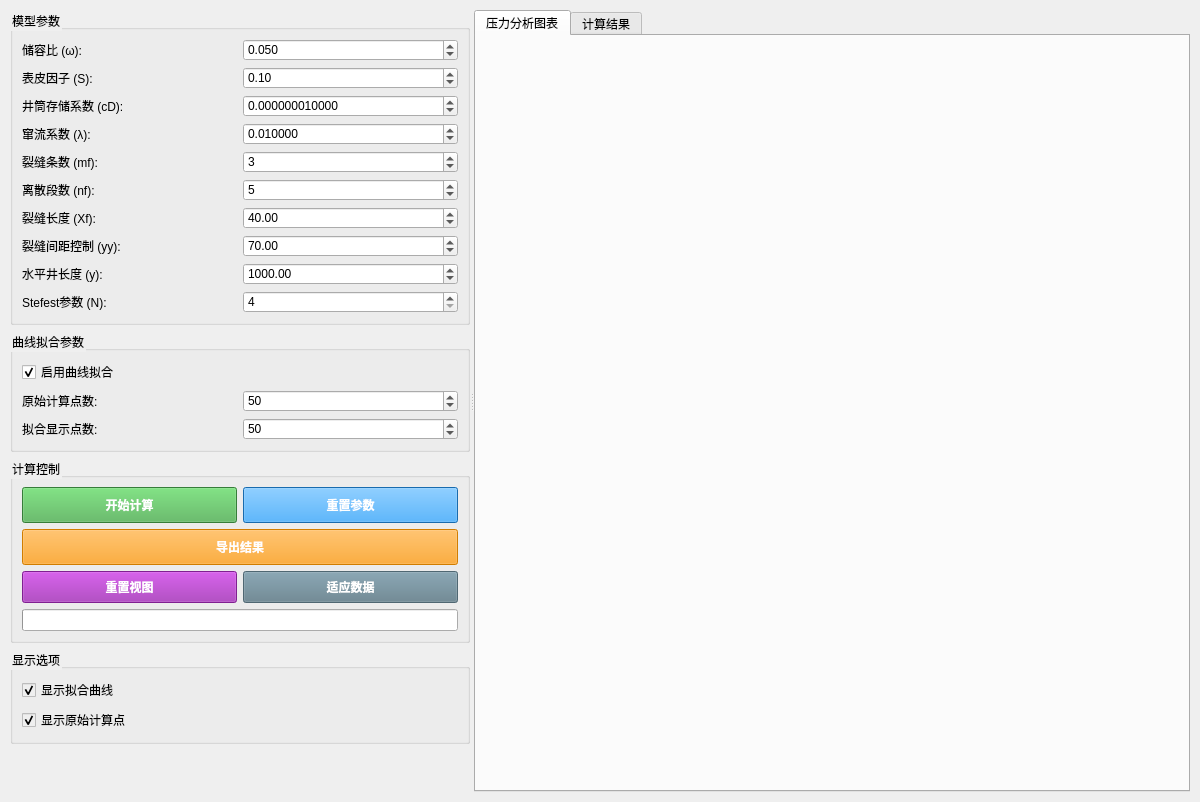
<?xml version="1.0" encoding="UTF-8"?>
<ui version="4.0">
 <class>ModelWidget1</class>
 <widget class="QWidget" name="ModelWidget1">
  <property name="geometry">
   <rect>
    <x>0</x>
    <y>0</y>
    <width>1200</width>
    <height>802</height>
   </rect>
  </property>
  <property name="windowTitle">
   <string>多孔隙介质页岩油藏渗流模型</string>
  </property>
  <property name="styleSheet">
   <string>QWidget { color: black; }</string>
  </property>
  <layout class="QVBoxLayout" name="mainLayout">
   <property name="leftMargin">
    <number>10</number>
   </property>
   <property name="topMargin">
    <number>10</number>
   </property>
   <property name="rightMargin">
    <number>10</number>
   </property>
   <property name="bottomMargin">
    <number>10</number>
   </property>
   <item>
    <widget class="QSplitter" name="mainSplitter">
     <property name="orientation">
      <enum>Qt::Orientation::Horizontal</enum>
     </property>
     <widget class="QWidget" name="leftPanel">
      <property name="minimumSize">
       <size>
        <width>420</width>
        <height>0</height>
       </size>
      </property>
      <property name="maximumSize">
       <size>
        <width>460</width>
        <height>16777215</height>
       </size>
      </property>
      <layout class="QVBoxLayout" name="leftLayout">
       <item>
        <widget class="QGroupBox" name="parameterGroup">
         <property name="title">
          <string>模型参数</string>
         </property>
         <layout class="QGridLayout" name="paramLayout">
          <item row="0" column="0">
           <widget class="QLabel" name="label_omega">
            <property name="text">
             <string>储容比 (ω):</string>
            </property>
           </widget>
          </item>
          <item row="0" column="1">
           <widget class="QDoubleSpinBox" name="omegaSpinBox">
            <property name="decimals">
             <number>3</number>
            </property>
            <property name="minimum">
             <double>0.001000000000000</double>
            </property>
            <property name="maximum">
             <double>0.999000000000000</double>
            </property>
            <property name="singleStep">
             <double>0.001000000000000</double>
            </property>
            <property name="value">
             <double>0.050000000000000</double>
            </property>
           </widget>
          </item>
          <item row="1" column="0">
           <widget class="QLabel" name="label_s">
            <property name="text">
             <string>表皮因子 (S):</string>
            </property>
           </widget>
          </item>
          <item row="1" column="1">
           <widget class="QDoubleSpinBox" name="sSpinBox">
            <property name="decimals">
             <number>2</number>
            </property>
            <property name="minimum">
             <double>-10.000000000000000</double>
            </property>
            <property name="maximum">
             <double>50.000000000000000</double>
            </property>
            <property name="value">
             <double>0.100000000000000</double>
            </property>
           </widget>
          </item>
          <item row="2" column="0">
           <widget class="QLabel" name="label_cd">
            <property name="text">
             <string>井筒存储系数 (cD):</string>
            </property>
           </widget>
          </item>
          <item row="2" column="1">
           <widget class="QDoubleSpinBox" name="cDSpinBox">
            <property name="decimals">
             <number>12</number>
            </property>
            <property name="minimum">
             <double>0.000000000001000</double>
            </property>
            <property name="maximum">
             <double>0.010000000000000</double>
            </property>
            <property name="value">
             <double>0.000000010000000</double>
            </property>
           </widget>
          </item>
          <item row="3" column="0">
           <widget class="QLabel" name="label_lambda">
            <property name="text">
             <string>窜流系数 (λ):</string>
            </property>
           </widget>
          </item>
          <item row="3" column="1">
           <widget class="QDoubleSpinBox" name="lambdaSpinBox">
            <property name="decimals">
             <number>6</number>
            </property>
            <property name="minimum">
             <double>0.000001000000000</double>
            </property>
            <property name="maximum">
             <double>1.000000000000000</double>
            </property>
            <property name="value">
             <double>0.010000000000000</double>
            </property>
           </widget>
          </item>
          <item row="4" column="0">
           <widget class="QLabel" name="label_mf">
            <property name="text">
             <string>裂缝条数 (mf):</string>
            </property>
           </widget>
          </item>
          <item row="4" column="1">
           <widget class="QSpinBox" name="mfSpinBox">
            <property name="minimum">
             <number>1</number>
            </property>
            <property name="maximum">
             <number>20</number>
            </property>
            <property name="value">
             <number>3</number>
            </property>
           </widget>
          </item>
          <item row="5" column="0">
           <widget class="QLabel" name="label_nf">
            <property name="text">
             <string>离散段数 (nf):</string>
            </property>
           </widget>
          </item>
          <item row="5" column="1">
           <widget class="QSpinBox" name="nfSpinBox">
            <property name="minimum">
             <number>3</number>
            </property>
            <property name="maximum">
             <number>20</number>
            </property>
            <property name="value">
             <number>5</number>
            </property>
           </widget>
          </item>
          <item row="6" column="0">
           <widget class="QLabel" name="label_xf">
            <property name="text">
             <string>裂缝长度 (Xf):</string>
            </property>
           </widget>
          </item>
          <item row="6" column="1">
           <widget class="QDoubleSpinBox" name="xfSpinBox">
            <property name="minimum">
             <double>1.000000000000000</double>
            </property>
            <property name="maximum">
             <double>500.000000000000000</double>
            </property>
            <property name="value">
             <double>40.000000000000000</double>
            </property>
           </widget>
          </item>
          <item row="7" column="0">
           <widget class="QLabel" name="label_yy">
            <property name="text">
             <string>裂缝间距控制 (yy):</string>
            </property>
           </widget>
          </item>
          <item row="7" column="1">
           <widget class="QDoubleSpinBox" name="yySpinBox">
            <property name="minimum">
             <double>10.000000000000000</double>
            </property>
            <property name="maximum">
             <double>500.000000000000000</double>
            </property>
            <property name="value">
             <double>70.000000000000000</double>
            </property>
           </widget>
          </item>
          <item row="8" column="0">
           <widget class="QLabel" name="label_y">
            <property name="text">
             <string>水平井长度 (y):</string>
            </property>
           </widget>
          </item>
          <item row="8" column="1">
           <widget class="QDoubleSpinBox" name="ySpinBox">
            <property name="minimum">
             <double>100.000000000000000</double>
            </property>
            <property name="maximum">
             <double>5000.000000000000000</double>
            </property>
            <property name="value">
             <double>1000.000000000000000</double>
            </property>
           </widget>
          </item>
          <item row="9" column="0">
           <widget class="QLabel" name="label_n">
            <property name="text">
             <string>Stefest参数 (N):</string>
            </property>
           </widget>
          </item>
          <item row="9" column="1">
           <widget class="QSpinBox" name="nSpinBox">
            <property name="minimum">
             <number>4</number>
            </property>
            <property name="maximum">
             <number>18</number>
            </property>
            <property name="singleStep">
             <number>2</number>
            </property>
            <property name="value">
             <number>4</number>
            </property>
           </widget>
          </item>

         </layout>
        </widget>
       </item>
       <item>
        <widget class="QGroupBox" name="fittingGroup">
         <property name="title">
          <string>曲线拟合参数</string>
         </property>
         <layout class="QGridLayout" name="fittingLayout">
          <item row="0" column="0" colspan="2">
           <widget class="QCheckBox" name="enableFittingCheckBox">
            <property name="text">
             <string>启用曲线拟合</string>
            </property>
            <property name="checked">
             <bool>true</bool>
            </property>
           </widget>
          </item>
          <item row="1" column="0">
           <widget class="QLabel" name="label_original_points">
            <property name="text">
             <string>原始计算点数:</string>
            </property>
           </widget>
          </item>
          <item row="1" column="1">
           <widget class="QSpinBox" name="originalPointsSpinBox">
            <property name="minimum">
             <number>10</number>
            </property>
            <property name="maximum">
             <number>1000</number>
            </property>
            <property name="value">
             <number>50</number>
            </property>
           </widget>
          </item>
          <item row="2" column="0">
           <widget class="QLabel" name="label_fitting_points">
            <property name="text">
             <string>拟合显示点数:</string>
            </property>
           </widget>
          </item>
          <item row="2" column="1">
           <widget class="QSpinBox" name="fittingPointsSpinBox">
            <property name="minimum">
             <number>10</number>
            </property>
            <property name="maximum">
             <number>1000</number>
            </property>
            <property name="value">
             <double>50</double>
            </property>
           </widget>
          </item>
         </layout>
        </widget>
       </item>
       <item>
        <widget class="QGroupBox" name="controlGroup">
         <property name="title">
          <string>计算控制</string>
         </property>
         <layout class="QVBoxLayout" name="controlLayout">
          <item>
           <layout class="QHBoxLayout" name="buttonLayout1">
            <item>
             <widget class="QPushButton" name="calculateButton">
              <property name="styleSheet">
               <string>QPushButton { background-color: #4CAF50; color: white; font-weight: bold; padding: 8px; }</string>
              </property>
              <property name="text">
               <string>开始计算</string>
              </property>
             </widget>
            </item>
            <item>
             <widget class="QPushButton" name="resetButton">
              <property name="styleSheet">
               <string>QPushButton { background-color: #2196F3; color: white; font-weight: bold; padding: 8px; }</string>
              </property>
              <property name="text">
               <string>重置参数</string>
              </property>
             </widget>
            </item>
           </layout>
          </item>
          <item>
           <layout class="QHBoxLayout" name="buttonLayout2">
            <item>
             <widget class="QPushButton" name="exportButton">
              <property name="enabled">
               <bool>false</bool>
              </property>
              <property name="styleSheet">
               <string>QPushButton { background-color: #FF9800; color: white; font-weight: bold; padding: 8px; }</string>
              </property>
              <property name="text">
               <string>导出结果</string>
              </property>
             </widget>
            </item>
           </layout>
          </item>
          <item>
           <layout class="QHBoxLayout" name="viewLayout">
            <item>
             <widget class="QPushButton" name="resetViewButton">
              <property name="enabled">
               <bool>false</bool>
              </property>
              <property name="styleSheet">
               <string>QPushButton { background-color: #9C27B0; color: white; font-weight: bold; padding: 6px; }</string>
              </property>
              <property name="text">
               <string>重置视图</string>
              </property>
             </widget>
            </item>
            <item>
             <widget class="QPushButton" name="fitToDataButton">
              <property name="enabled">
               <bool>false</bool>
              </property>
              <property name="styleSheet">
               <string>QPushButton { background-color: #607D8B; color: white; font-weight: bold; padding: 6px; }</string>
              </property>
              <property name="text">
               <string>适应数据</string>
              </property>
             </widget>
            </item>
           </layout>
          </item>
          <item>
           <widget class="QProgressBar" name="progressBar">
            <property name="visible">
             <bool>false</bool>
            </property>
           </widget>
          </item>
         </layout>
        </widget>
       </item>
       <item>
        <widget class="QGroupBox" name="displayGroup">
         <property name="title">
          <string>显示选项</string>
         </property>
         <layout class="QVBoxLayout" name="displayLayout">
          <item>
           <widget class="QCheckBox" name="showFittedCurveCheckBox">
            <property name="enabled">
             <bool>false</bool>
            </property>
            <property name="text">
             <string>显示拟合曲线</string>
            </property>
            <property name="checked">
             <bool>true</bool>
            </property>
           </widget>
          </item>
          <item>
           <widget class="QCheckBox" name="showOriginalDataCheckBox">
            <property name="enabled">
             <bool>false</bool>
            </property>
            <property name="text">
             <string>显示原始计算点</string>
            </property>
            <property name="checked">
             <bool>true</bool>
            </property>
           </widget>
          </item>
         </layout>
        </widget>
       </item>
       <item>
        <spacer name="verticalSpacer">
         <property name="orientation">
          <enum>Qt::Orientation::Vertical</enum>
         </property>
         <property name="sizeHint" stdset="0">
          <size>
           <width>20</width>
           <height>40</height>
          </size>
         </property>
        </spacer>
       </item>
      </layout>
     </widget>
     <widget class="QTabWidget" name="tabWidget">
      <property name="currentIndex">
       <number>0</number>
      </property>
      <property name="styleSheet">
       <string>QTabWidget { margin-top: -85px; }</string>
      </property>
      <widget class="QWidget" name="chartTab">
       <attribute name="title">
        <string>压力分析图表</string>
       </attribute>
      </widget>
      <widget class="QWidget" name="resultTab">
       <attribute name="title">
        <string>计算结果</string>
       </attribute>
       <layout class="QVBoxLayout" name="resultLayout">
        <item>
         <widget class="QTextEdit" name="resultTextEdit">
          <property name="styleSheet">
           <string>QTextEdit { color: black; background-color: white; }</string>
          </property>
          <property name="readOnly">
           <bool>true</bool>
          </property>
          <property name="html">
           <string>&lt;!DOCTYPE HTML PUBLIC &quot;-//W3C//DTD HTML 4.0//EN&quot; &quot;http://www.w3.org/TR/REC-html40/strict.dtd&quot;&gt;
&lt;html&gt;&lt;head&gt;&lt;meta name=&quot;qrichtext&quot; content=&quot;1&quot; /&gt;&lt;meta charset=&quot;utf-8&quot; /&gt;&lt;style type=&quot;text/css&quot;&gt;
p, li { white-space: pre-wrap; }
hr { height: 1px; border-width: 0; }
li.unchecked::marker { content: &quot;\2610&quot;; }
li.checked::marker { content: &quot;\2612&quot;; }
&lt;/style&gt;&lt;/head&gt;&lt;body style=&quot; font-family:'Microsoft YaHei UI'; font-size:9pt; font-weight:400; font-style:normal;&quot;&gt;
&lt;p style=&quot; margin-top:0px; margin-bottom:0px; margin-left:0px; margin-right:0px; -qt-block-indent:0; text-indent:0px;&quot;&gt;等待计算结果...&lt;/p&gt;
&lt;p style=&quot;-qt-paragraph-type:empty; margin-top:0px; margin-bottom:0px; margin-left:0px; margin-right:0px; -qt-block-indent:0; text-indent:0px;&quot;&gt;&lt;br /&gt;&lt;/p&gt;
&lt;p style=&quot; margin-top:0px; margin-bottom:0px; margin-left:0px; margin-right:0px; -qt-block-indent:0; text-indent:0px;&quot;&gt;选择对应的模型类型，设置参数后点击'开始计算'按钮进行多孔隙介质页岩油藏渗流模型压力分析计算。&lt;/p&gt;
&lt;p style=&quot;-qt-paragraph-type:empty; margin-top:0px; margin-bottom:0px; margin-left:0px; margin-right:0px; -qt-block-indent:0; text-indent:0px;&quot;&gt;&lt;br /&gt;&lt;/p&gt;
&lt;p style=&quot;-qt-paragraph-type:empty; margin-top:0px; margin-bottom:0px; margin-left:0px; margin-right:0px; -qt-block-indent:0; text-indent:0px;&quot;&gt;&lt;br /&gt;&lt;/p&gt;&lt;/body&gt;&lt;/html&gt;</string>
          </property>
          <property name="plainText">
           <string>等待计算结果...

选择对应的模型类型，设置参数后点击'开始计算'按钮进行多孔隙介质页岩油藏渗流模型压力分析计算。

</string>
          </property>
         </widget>
        </item>
       </layout>
      </widget>
     </widget>
    </widget>
   </item>
  </layout>
 </widget>
 <resources/>
 <connections/>
</ui>
